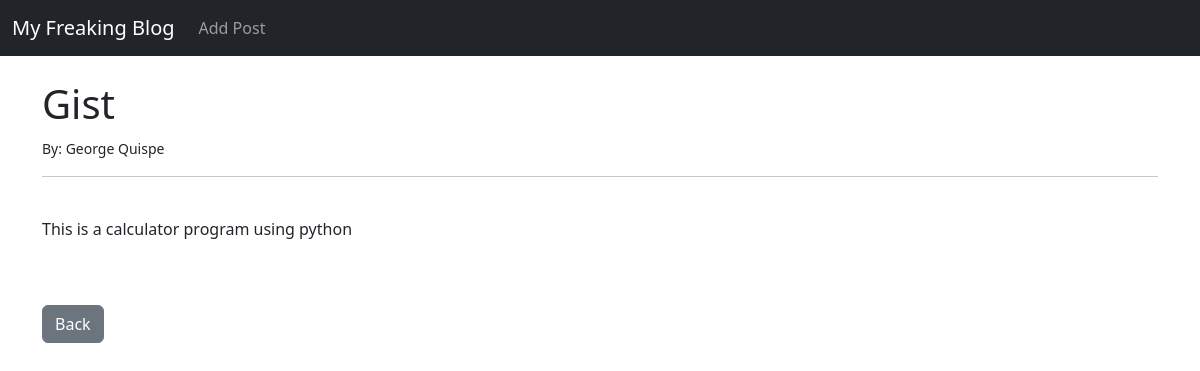
/article/7, run on the app's committed database.
### theblog/models.py (models this page shows, shortened)
class Post(models.Model):
    title = models.CharField(max_length=225)
    title_tag = models.CharField(max_length=225, default=" My Freakin Blog")
    author = models.ForeignKey(User, on_delete=models.CASCADE)
    body = models.TextField()

### theblog/views.py (the view)
# urls.py: path('article/<int:pk>',ArticleDetailView.as_view(),name='article-detail'),
class ArticleDetailView(DetailView):
    model = Post
    template_name = 'article_details.html'

### theblog/templates/article_details.html (shortened to what this page needs)
{% extends 'base.html' %}
{% block content %}
<h1>{{post.title}}</h1>
<small>By: {{post.author.first_name}}
    {{post.author.last_name }}</small><br/>
<hr>
<br/>
<p>{{post.body | safe}}</p>
<br/><br>
<a href="{% url 'home' %}" class="btn btn-secondary">Back</a>
{% endblock %}

### data on the page
Post: title "Gist", author.first_name "George", author.last_name "Quispe", body "This is a calculator program using python"
